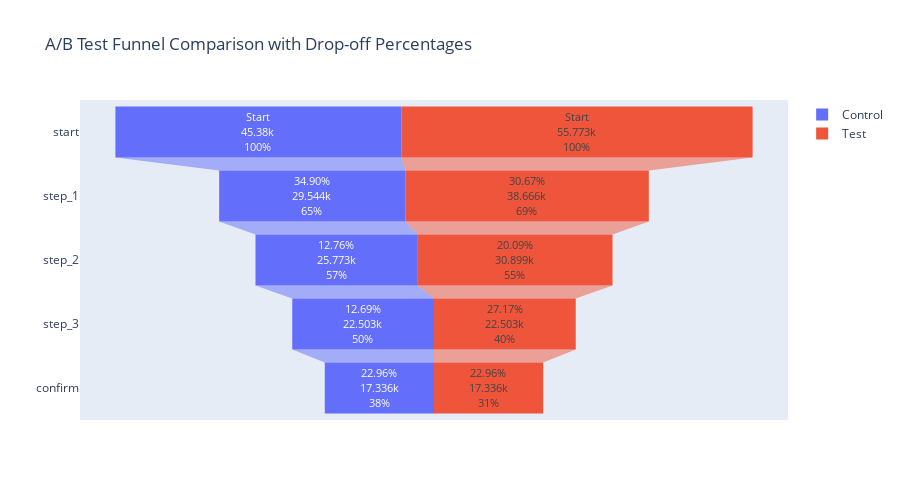

The cell this chart's notebook holds for it:
### Markdown cell above
## Funnel Analysis

### Code cell
# Function to calculate drop-off percentages
def calculate_dropoff_percentages(funnel):
    dropoffs = []
    for i in range(1, len(funnel)):
        dropoff = (funnel[i-1] - funnel[i]) / funnel[i-1] * 100
        dropoffs.append(f"{dropoff:.2f}%")
    dropoffs.insert(0, "Start")  # No drop-off for the first step
    return dropoffs

# Data
stages = ['start', 'step_1', 'step_2', 'step_3', 'confirm']
control = [45380, 29544, 25773, 22503, 17336]  # Funnel A
test = [55773, 38666, 30899, 22503, 17336]    # Funnel B

# Calculate drop-off percentages
control_dropoffs = calculate_dropoff_percentages(control)
test_dropoffs = calculate_dropoff_percentages(test)

# Create the funnel chart with larger figure size
fig = go.Figure()

# Funnel A with larger drop-off percentages inside the funnel
fig.add_trace(go.Funnel(
    name='Control',
    y=stages,
    x=control,
    text=control_dropoffs,
    textinfo="text+value+percent initial",
    textposition="inside",
    textfont=dict(size=16)  # Increase font size specifically for inside funnel
))

# Funnel B with larger drop-off percentages inside the funnel
fig.add_trace(go.Funnel(
    name='Test',
    y=stages,
    x=test,
    text=test_dropoffs,
    textinfo="text+value+percent initial",
    textposition="inside",
    textfont=dict(size=16)  # Increase font size specifically for inside funnel
))

# Increase the size of the figure to allow more space for text
fig.update_layout(
    title="A/B Test Funnel Comparison with Drop-off Percentages",
    height=500,  # Increase height to make more room
    width=900   # Increase width if necessary
)

fig.show()

### Figure 1 — Plotly figure (JSON) as saved in the notebook; plotly's stock layout.template omitted (floating-point values rounded to 4 significant figures)
{"data": [{"name": "Control", "text": ["Start", "34.90%", "12.76%", "12.69%", "22.96%"], "textfont": {"size": 16}, "textinfo": "text+value+percent initial", "textposition": "inside", "type": "funnel", "x": [45380, 29544, 25773, 22503, 17336], "y": ["start", "step_1", "step_2", "step_3", "confirm"]}, {"name": "Test", "text": ["Start", "30.67%", "20.09%", "27.17%", "22.96%"], "textfont": {"size": 16}, "textinfo": "text+value+percent initial", "textposition": "inside", "type": "funnel", "x": [55773, 38666, 30899, 22503, 17336], "y": ["start", "step_1", "step_2", "step_3", "confirm"]}], "layout": {"height": 500, "title": {"text": "A/B Test Funnel Comparison with Drop-off Percentages"}, "width": 900, "xaxis": {"autorange": true, "range": [-56200.0, 56200.0], "type": "linear"}, "yaxis": {"autorange": true, "range": [4.5, -0.5], "type": "category"}}}
